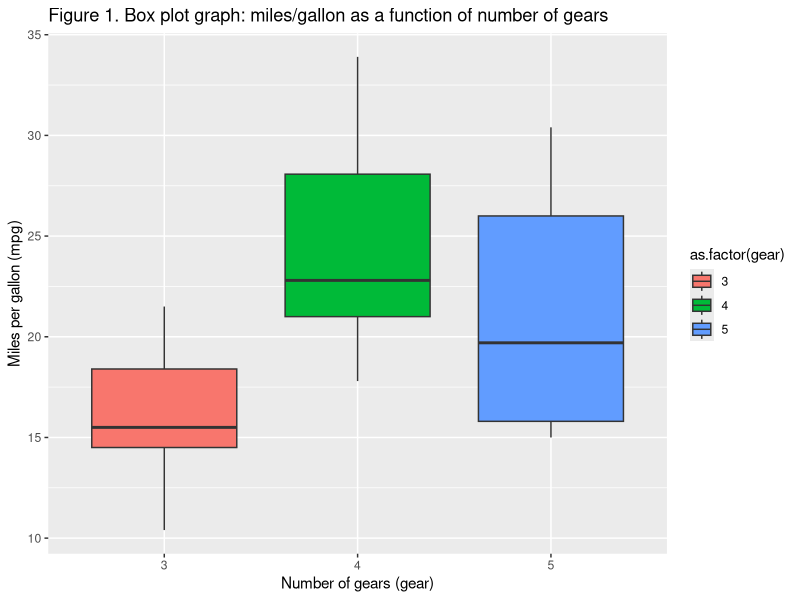

Here is the R script that generated this plot: (Note: this script raises an error after producing the figure.)
## ---- chunk 1
### Task 3.1

sum(5:55) #To evaluate the sum of all integers between 5 and 55. 
# Alternatively, this creates a variable x with all integers between 5 and 55, which can then be followed with the sum function of x vector
x <- (5:55) 
sum(x)
## ---- chunk 2
### Task 3.2

sumfun <- function(n) {sum(5:n)} #The function sumfun was firstly created according to requested requirements
#Subsequently, the parameter "n" was substituted for each value requested (10, 20 and 100, respectively)
sumfun(10) 
sumfun(20)
sumfun(100)
## ---- chunk 3
### Task 3.3

#The value set is introduced, named fib and containing a sequence of 12 numbers
fib <- numeric(12)
fib[1] <- 1
fib[2] <-1
#The latter 2 lines set the first 2 elements of the sequence as 1 in accordance with the first 2 steps of Fibonacci’s sequence. From here on, the loop script “for” is introduced:
for (i in 3:12) #In which i is an element of the value set between the 3rd and 12th value
{ #This marks the beginning of the for loop
fib[i] <- fib[i-1]+fib[i-2] #Wherein the element i equals to the sum of their 2 preceding elements
} #End of loop
#Lastly, the resulting sequence is printed on screen with the following script:
print(fib)
## ---- chunk 4
### Task 3.4

library(ggplot2)
ggplot(data=mtcars, aes(x=as.factor(gear),y=mpg)) + geom_boxplot(aes(fill=as.factor(gear))) + labs(title = "Figure 1. Box plot graph: miles/gallon as a function of number of gears", y = "Miles per gallon (mpg)", x = "Number of gears (gear)")

#Firstly, the ggplot function is loaded with the "library(ggplot2)" command. In this function, the first argument lists the dataframe containing the data of interest "data=mtcars". This is followed by the aestethic mapping, in which "miles per gallon (mpg)" is plotted as a function of the "number of gears (gear)". Next, the plus operator adds the "geom_boxplot" component which defines the shape of the plotted graph and adds the fill aesthetic to colour the gear bars.
#In addtion, the labs component was added in order to insert a title to the graph as well as label the x and y axis.
## ---- chunk 5
### Task 3.5

#The dataset in question was firstly viewed with the following commands
data=cars
View(cars)
#Following, the liner model fitting was conducted by the following command
y <- cars$dist; x <- cars$speed;
model <- lm(formula = "y~x")
#The extended details were then viewed to obtain the fitted slope and intercept of the line along with their standard errors by using 
summary(model)
#Lastly, the help command was used to discover the units for Speed and Stopping Distance:
?cars
#Units 
#[,1]	speed	numeric	Speed (mph)
#[,2]	dist numeric	Stopping distance (ft)

## ---- chunk 6
### Task 3.6

library(ggplot2)
ggplot(cars,aes(speed,dist)) + geom_point() + geom_smooth(method="lm",formula="y~x") + labs (title = "Figure 2. Linear regression plot of speed and stopping distance", x = "Speed (mph)", y = "Stopping Distance (ft)")

#Similarly to task 3.4, the ggplot function is loaded with the "library(ggplot2)" command. The first argument lists the dataframe "cars".This is followed by the aestethic mapping, in which the x vector is set to speed value and y vector is set to dist value. Next, the plus operator adds the "geom_smooth" component which defines the linear shape of the plotted graph. In addition, the labs component was added in order to insert a title to the graph as well as label the x and y axis.

## ---- chunk 7
### Task 3.7

#The first step here is to convert the existing values in the break distance (dist) from ft to miles in order to match units with speed, which is in miles per hour. A new variable is created for this converted value (dist_miles) where 1 foot is assumed as 0.000189394 miles.
dist_miles <- cars$dist* 0.000189394
#Next, the breaking distance variable is set to the square value of the speed
break_dist <- cars$speed^2
#A linear model is then fitten between the stopping distance in miles (dist_miles) and breaking distance (break_dist)  as a derivative of square rooting the speed in miles per hour. 
y <- dist_miles; x <- break_dist;
model <- lm(formula = "y~x")
#The variable model is set in order to provide an extended summary
summary(model)
#The slope value here would then equal to the average reaction time in hours, which then needs to be converted to seconds (1h-3600s). The variable reaction_time is set for this. 
reaction_time <- 2.443e-05/3600
reaction_time
#The latter shows the reaction time as 6.786111e-09 seconds, which isnt a reasonable result since the average reaction time would be expected to be a much higher value. It is not possible that a driver would react and activate the car breaks within the space of 0.000000006.786111 seconds.

# Plotting 
library(ggplot2)
ggplot(cars,aes(break_dist,dist_miles)) + geom_point() + geom_smooth(method="lm",formula="y~x") + labs (title = "Figure 3. Linear regression of breaking distance and stopping distance", x = "Distance (miles)", y = "Breaking Distance (miles/h)")
#Whereas the linear regression equals to the average reaction time in hours.

